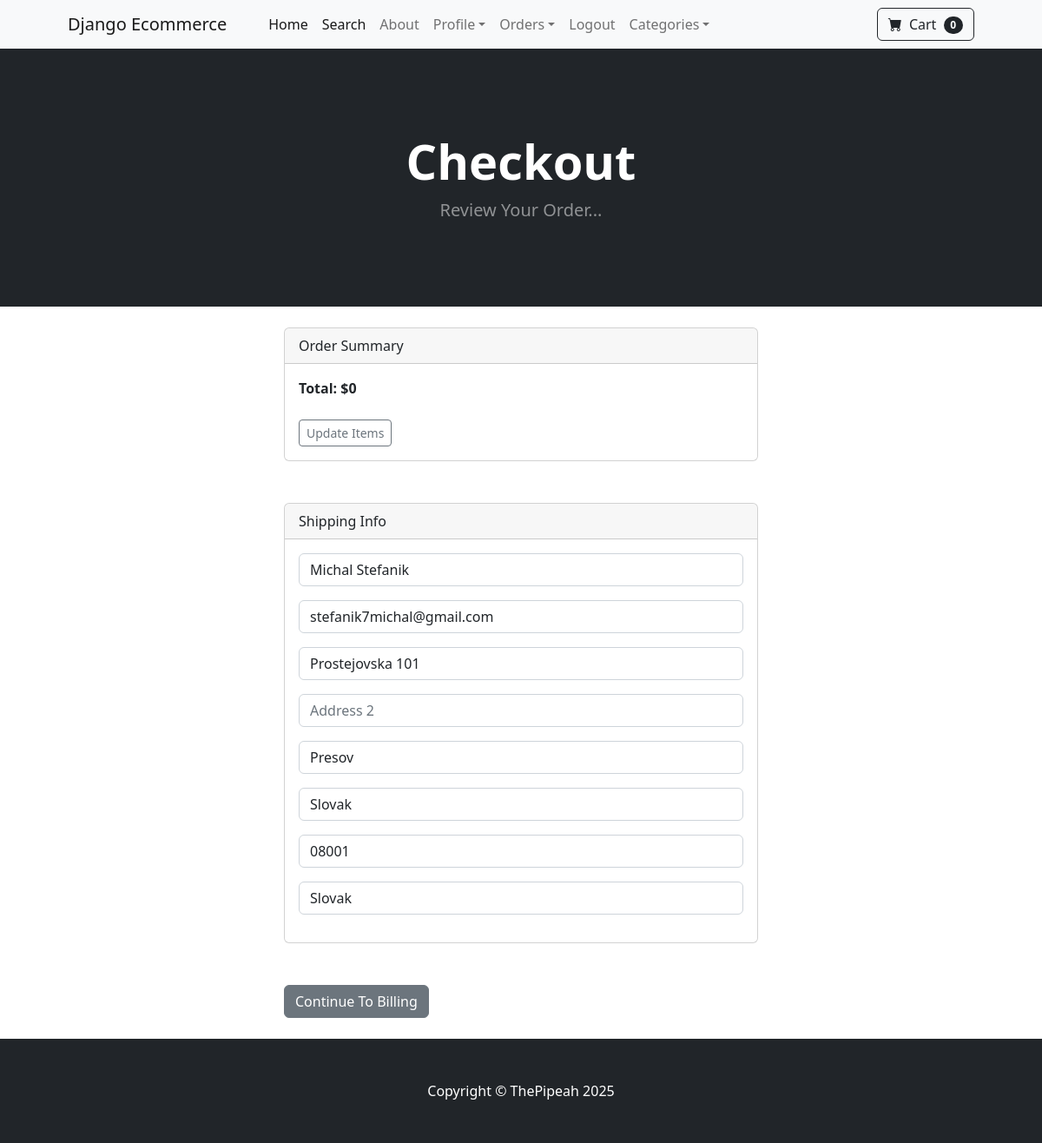
The app's page /payment/checkout (signed in) with its own data.
### payment/models.py (models this page shows, shortened)
class ShippingAddress(models.Model):
    user = models.ForeignKey(User, on_delete=models.CASCADE, null=True, blank=True)
    shipping_full_name = models.CharField(max_length=225)
    shipping_email = models.CharField(max_length=225)
    shipping_address1 = models.CharField(max_length=225)
    shipping_address2 = models.CharField(max_length=225, null=True, blank=True)
    shipping_city = models.CharField(max_length=225)
    shipping_state = models.CharField(max_length=225, null=True, blank=True)
    shipping_zipcode = models.CharField(max_length=225, null=True, blank=True)
    shipping_country = models.CharField(max_length=225)
    class Meta:
        verbose_name_plural = "Shipping Address"

### payment/views.py (the view)
# urls.py: path('checkout', views.checkout, name='checkout'),
def checkout(request):
    cart = Cart(request)
    cart_products = cart.get_prods
    quantities = cart.get_quants
    totals = cart.cart_total()
    if request.user.is_authenticated:
        shipping_user = ShippingAddress.objects.get(user__id=request.user.id)
        shipping_form =  ShippingForm(request.POST or None, instance=shipping_user)
        return render(request, "payment/checkout.html", {"cart_products":cart_products, "quantities":quantities, "totals":totals, "shipping_form":shipping_form})
    else:
        shipping_form =  ShippingForm(request.POST or None)
        return render(request, "payment/checkout.html", {"cart_products":cart_products, "quantities":quantities, "totals":totals, "shipping_form":shipping_form})

### cart/cart.py (called while the page is built, shortened)
    def cart_total(self):
        product_ids = self.cart.keys()
        products = Product.objects.filter(id__in=product_ids)
        quantities = self.cart
        total = 0
        return total

    def __len__(self):
        return len(self.cart)

    def get_prods(self):
        product_ids = self.cart.keys()
        products = Product.objects.filter(id__in=product_ids)
        return products

### cart/context_processors.py (called while the page is built)
def cart(request):
    return{'cart': Cart(request)}

### payment/templates/payment/checkout.html (shortened to what this page needs)
{% extends "base.html" %}
{% load static %}
{% block content %}
        <header class="bg-dark py-5">
            <div class="container px-4 px-lg-5 my-5">
                <div class="text-center text-white">
                    <h1 class="display-4 fw-bolder">Checkout</h1>
                    <p class="lead fw-normal text-white-50 mb-0">Review Your Order...</p>
                </div>
            </div>
        </header>
        <br/>
        <div class="container">
            <div class="row">
                <div class="col-md-6 offset-md-3">
                    <div class="card">
                        <div class="card-header">
                            Order Summary
                        </div>
                        <div class="card-body">
                            <strong>
                                Total: ${{ totals }}
                            </strong>
                            <br/><br/>
                            <a href="{% url "cart_summary" %}" class="btn btn-sm btn-outline-secondary">Update Items</a>
                        </div>
                    </div>
                    <br/><br/>
                    <div class="card">
                        <div class="card-header">
                            Shipping Info
                        </div>
                        <div class="card-body">
                            <form method="POST" action={% url "billing_info" %}>
                                {{ shipping_form.as_p }}
                        </div>
                    </div>
                            <br/><br/>
                            <button type="submit" class="btn btn-secondary">Continue To Billing</button>
                    <br/><br/>
                </div>
            </div>
        </div>
{% endblock content %}

### records on screen
ShippingAddress: shipping_full_name "Michal Stefanik", shipping_email "stefanik7michal@gmail.com", shipping_address1 "Prostejovska 101", shipping_city "Presov", shipping_state "Slovak", shipping_zipcode "08001", shipping_country "Slovak"

### other values on screen
{{ cart|length }} "0"
{{ totals }} "0"
